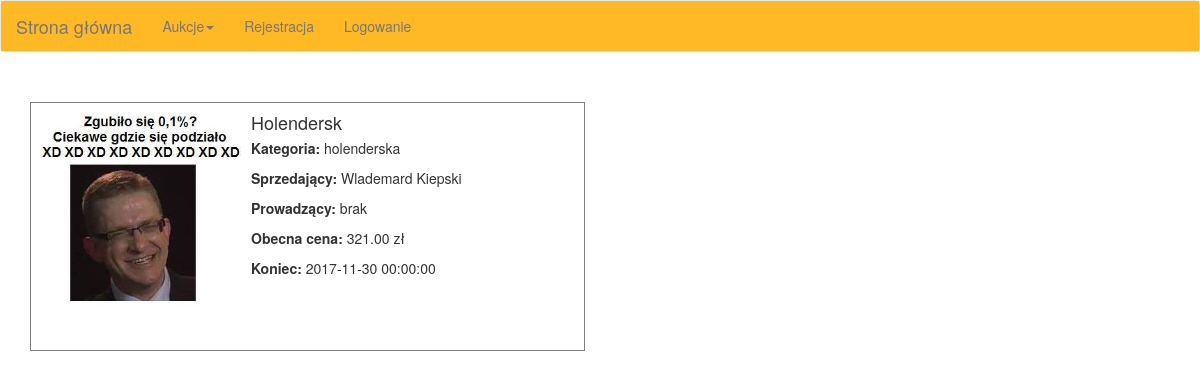
/index.php/aukcje/index/3, run on the app's committed database.
### tables this page shows
CREATE TABLE `aukcje` (
  `id` int(11) NOT NULL,
  `idKategorii` int(11) NOT NULL,
  `idUzytkownika` int(11) NOT NULL,
  `idProwadzacego` int(11) DEFAULT NULL,
  `tytul` tinytext NOT NULL,
  `opis` text NOT NULL,
  `koniec` datetime NOT NULL,
  `aktywna` tinyint(1) NOT NULL,
  `cena` float NOT NULL,
  `zdjecie` tinytext NOT NULL,
  `minimalna` float DEFAULT NULL,
  `spadek` float DEFAULT NULL
);

CREATE TABLE `kategorie` (
  `id` int(11) NOT NULL,
  `nazwa` tinytext NOT NULL
);

CREATE TABLE `uzytkownicy` (
  `id` int(11) NOT NULL,
  `imie` tinytext NOT NULL,
  `nazwisko` tinytext NOT NULL,
  `login` tinytext NOT NULL,
  `haslo` tinytext NOT NULL
);

### application/controllers/Aukcje.php (called while the page is built, shortened)
<?php
class Aukcje extends CI_Controller {
  public function __construct() {
    $this->load->model('aukcjeModel');
  }
  public function index($id=false) {
    $data['kategoria']=$this->aukcjeModel->wczytajKategorie($id);
    $data['tytul']='Aukcje';
    if($data['kategoria']) {
      if(count($data['kategoria'])>1) {
        $data['tytul']='Aukcje';
        $data['id']=false;
      }
      else {
        $data['tytul'].=' - '.ucfirst($data['kategoria'][0]['nazwa']);
        $data['id']=$data['kategoria'][0]['id'];
      }
    }
    else {
      $data['tytul']='Aukcje';
      $data['id']=false;
    }
    $data['aukcje']=$this->aukcjeModel->wczytajWszystkieAukcje($data['id']);
    $this->load->view('szablon/start',$data);
    $this->load->view('szablon/menu');
    $this->load->view('aukcje/index');
    $this->load->view('szablon/koniec');
  }
}

### index.php (called while the page is built, shortened)
<?php
require_once BASEPATH.'core/CodeIgniter.php';

### application/models/AukcjeModel.php (called while the page is built, shortened)
<?php
class AukcjeModel extends CI_Model {
  public function wczytajKategorie($id=false) {
    if($id) return $this->db->get_where('kategorie',array('id'=>$id))->result_array();
    else return $this->db->get('kategorie')->result_array();
  }
  public function wczytajWszystkieAukcje($id=false) {
    $this->db->order_by('koniec');
    if($id) return $this->db->get_where('aukcje',array('idKategorii'=>$id,'aktywna'=>true))->result_array();
    else return $this->db->get_where('aukcje',array('aktywna'=>true))->result_array();
  }
}

### application/views/aukcje/index.php (the view)
<div class="container">
    <div class="row">
        <?php
        if($aukcje) {
            foreach($aukcje as $a) {
                $kategoria=$this->db->get_where('kategorie',array('id'=>$a['idKategorii']))->row_array();
                $uzytkownik=$this->db->get_where('uzytkownicy',array('id'=>$a['idUzytkownika']))->row_array();
                if($a['zdjecie']) $zdjecie=base_url($a['zdjecie']);
                else $zdjecie=base_url('zdjecia/brak.png');
                ?>
                <div class="col-12 col-md-6">
                    <div class="media">
                        <div class="media-left">
                            <img class="media-object" src="<?=$zdjecie?>" alt="zdjecie">
                        </div>
                        <div class="media-body">
                            <h4 class="media-heading"><?=$a['tytul']?></h4>
                            <p><b>Kategoria:</b> <?=$kategoria['nazwa']?></p>
                            <p><b>Sprzedający:</b> <?=$uzytkownik['imie'].' '.$uzytkownik['nazwisko']?></p>
                            <p><b>Prowadzący:</b> <?php if($a['idProwadzacego']) {
                                    $prowadzacy=$this->db->get_where('uzytkownicy',array('id'=>$a['idProwadzacego']))->row_array();
                                    echo $prowadzacy['imie'].' '.$prowadzacy['nazwisko'];
                                } else echo 'brak'; ?></p>
                            <p><b>Obecna cena:</b> <?=number_format($a['cena'],2).' zł'?></p>
                            <p><b>Koniec:</b> <?=$a['koniec']?></p>
                            <p class="text-right"><?=anchor('aukcje/szczegoly/'.$a['id'],'Szczegóły',array('class'=>'btn btn-default'))?></p>
                        </div>
                    </div>
                </div>
                <?php
            }
        }
        else {
            ?>
            <p>Brak danych do wyświetlenia.</p>
            <?php
        }
        ?>
    </div>
</div>

### css/style.css (style rules this page uses)
.nav.navbar-nav li a { transition: 0.25s; }
.media:first-child { padding: 10px; margin-top: 30px; border: 1px solid grey; transition: 0.5s; }
.media img { max-width: 200px; }

### data on the page
aukcje: zdjecie (picture), tytul "Holendersk", idKategorii.nazwa "holenderska", idUzytkownika.imie "Wlademard", idUzytkownika.nazwisko "Kiepski", shows "brak", cena "321.00", koniec "2017-11-30 00:00:00"

### other printed values
anchor('rejestracja','Rejestracja') "Rejestracja"
anchor('logowanie','Logowanie') "Logowanie"
